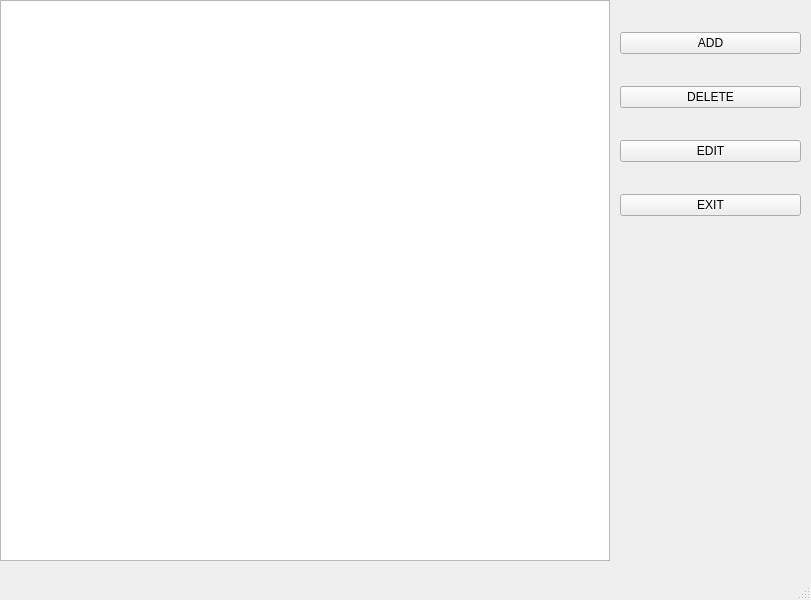
<?xml version="1.0" encoding="UTF-8"?>
<ui version="4.0">
 <class>MainWindow</class>
 <widget class="QMainWindow" name="MainWindow">
  <property name="geometry">
   <rect>
    <x>0</x>
    <y>0</y>
    <width>811</width>
    <height>600</height>
   </rect>
  </property>
  <property name="windowTitle">
   <string>MainWindow</string>
  </property>
  <widget class="QWidget" name="centralwidget">
   <widget class="QWidget" name="verticalLayoutWidget">
    <property name="geometry">
     <rect>
      <x>620</x>
      <y>0</y>
      <width>181</width>
      <height>251</height>
     </rect>
    </property>
    <layout class="QVBoxLayout" name="action_buttons_layout">
     <property name="spacing">
      <number>0</number>
     </property>
     <property name="sizeConstraint">
      <enum>QLayout::SetDefaultConstraint</enum>
     </property>
     <property name="topMargin">
      <number>0</number>
     </property>
     <item>
      <widget class="QPushButton" name="add_button">
       <property name="text">
        <string>ADD</string>
       </property>
      </widget>
     </item>
     <item>
      <widget class="QPushButton" name="del_button">
       <property name="text">
        <string>DELETE</string>
       </property>
       <property name="autoDefault">
        <bool>false</bool>
       </property>
       <property name="default">
        <bool>false</bool>
       </property>
       <property name="flat">
        <bool>false</bool>
       </property>
      </widget>
     </item>
     <item>
      <widget class="QPushButton" name="edit_button">
       <property name="text">
        <string>EDIT</string>
       </property>
      </widget>
     </item>
     <item>
      <widget class="QPushButton" name="exit_button">
       <property name="text">
        <string>EXIT</string>
       </property>
      </widget>
     </item>
    </layout>
   </widget>
   <widget class="QTableWidget" name="holidays_list">
    <property name="geometry">
     <rect>
      <x>0</x>
      <y>0</y>
      <width>610</width>
      <height>561</height>
     </rect>
    </property>
    <property name="editTriggers">
     <set>QAbstractItemView::NoEditTriggers</set>
    </property>
    <property name="showGrid">
     <bool>true</bool>
    </property>
    <property name="rowCount">
     <number>0</number>
    </property>
    <property name="columnCount">
     <number>0</number>
    </property>
    <attribute name="horizontalHeaderCascadingSectionResizes">
     <bool>true</bool>
    </attribute>
   </widget>
  </widget>
  <widget class="QMenuBar" name="menubar">
   <property name="geometry">
    <rect>
     <x>0</x>
     <y>0</y>
     <width>811</width>
     <height>21</height>
    </rect>
   </property>
  </widget>
  <widget class="QStatusBar" name="statusbar"/>
 </widget>
 <resources/>
 <connections/>
</ui>
